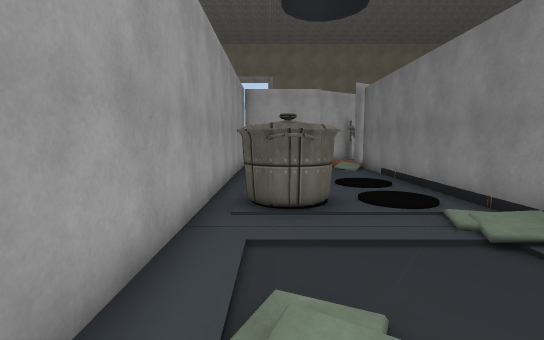
view 1 (above)

12 first-person views from a walk through a Unity game level. The camera is 1.5 m above the floor, tilts 6° down and sees 85° across. The floor is counted in squares, 1 m on a side. Each view is taken from the middle of a square. On the plan, view 1 faces up. The plan holds only what a view shows up to about 15 squares ahead; the rest is blank. The place goes on beyond the plan. The player character is not drawn. Some surface patterns are stand-ins.

view 2
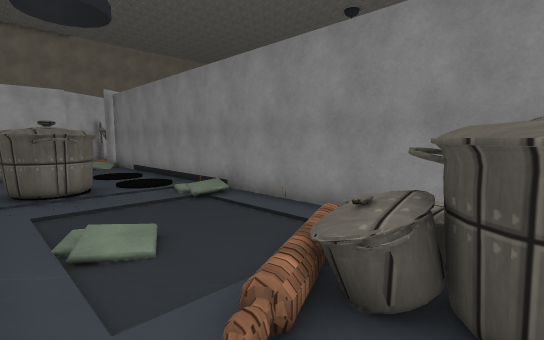

view 3
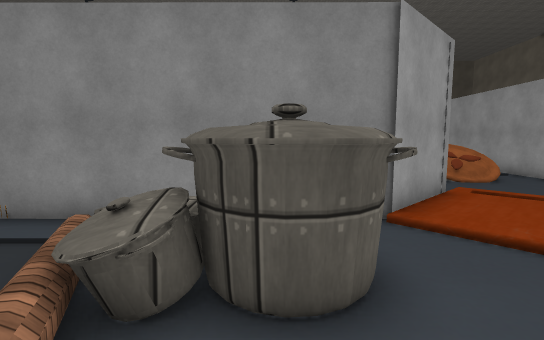

view 4
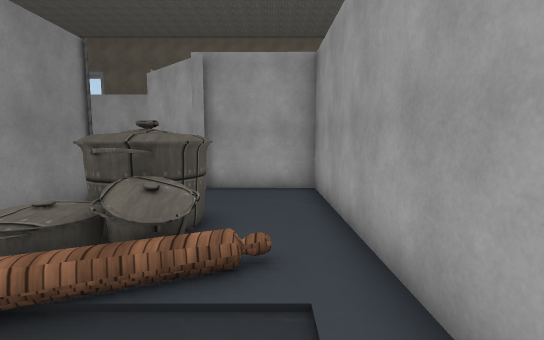

view 5
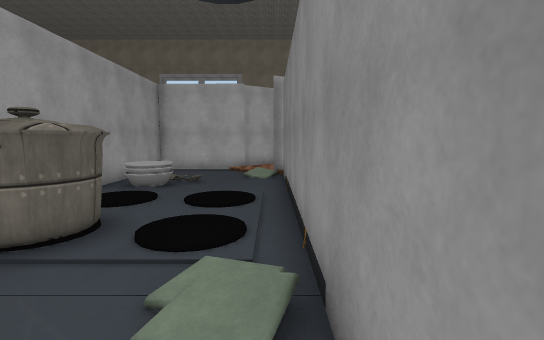

view 6
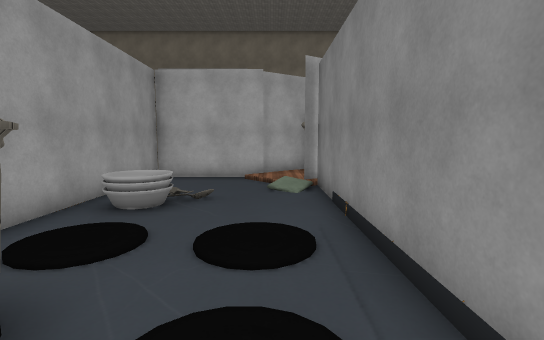

view 7
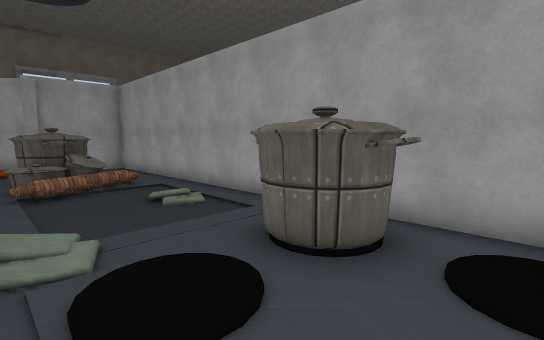

view 8
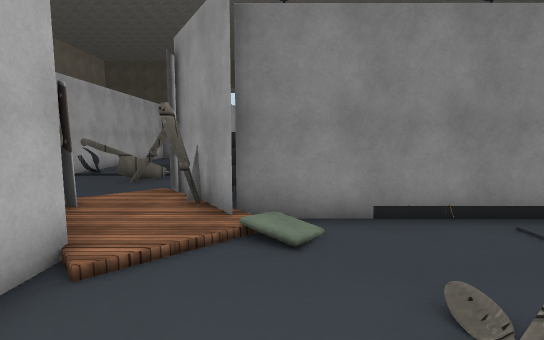

view 9
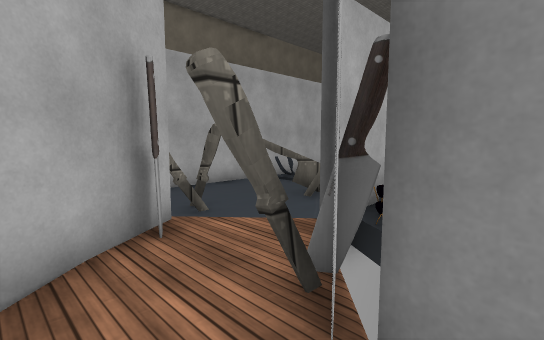

view 10
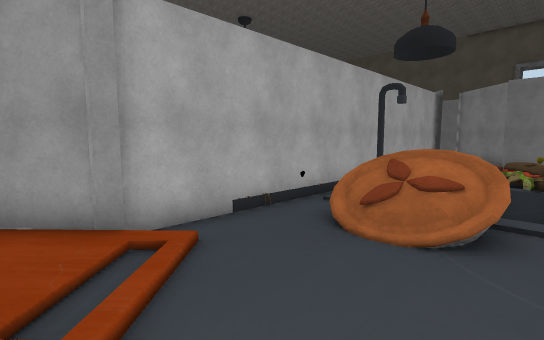

view 11
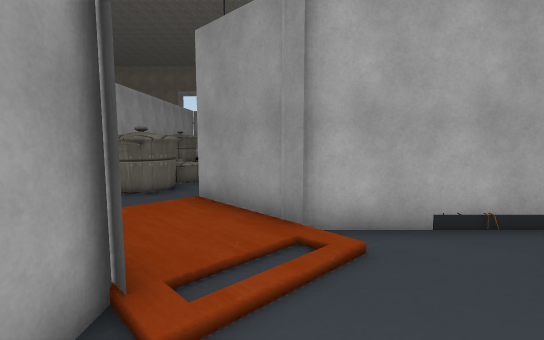

view 12
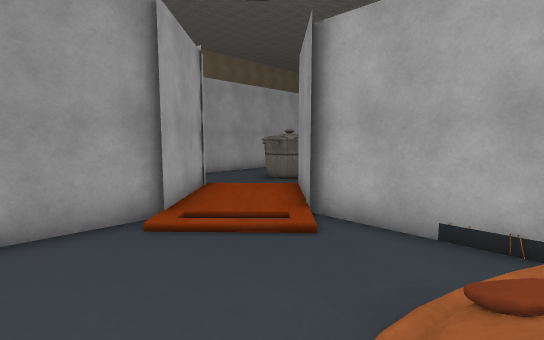

### Floor plan
Key: @ floor where view 1 was taken; # wall or solid block; . main floor; : floor 0.75 m higher than the main floor; / step, stairs or slope; = window, fence, low wall or low ledge; v drop or lower ground; P pot; O other object.
Columns run from 2 left of view 1 to 15 right of it. Each row starts with its distance up from view 1.
 19        #
 18       v#
 17 v####### ###
 16 #     ##Ov:
 15 #     #vO=
 14 #.   /#
 13 #     #
 12  OOO   #
 11 # O    #
 10 #      #
  9 #     .#
  8 # P    =
  7  PPP   #
  6  PPP   #
  5 # P  //#
  4 #     /#
  3 #      #
  2 # /   .#
  1 #      #
  0 # @    #
 -1 #    P #
 -2 #  PPP =
 -3 #. PPP =
 -4  # PPP =
 -5  #     #
 -6  #     ##
 -7  v###   ##########
 -8             .. ##
 -9       #/    OO
-10       #/    OO
-11       #     OOv  v
-12       #..   ..v  v
-13             ##vvv

Where each view was taken, in squares from view 1:
view 1: 0 up, 0 right, facing up
view 2: 3 down, 1 left, facing up-right
view 3: 3 down, 1 left, facing right
view 4: 2 up, 0 right, facing down
view 5: 2 up, 4 right, facing up
view 6: 5 up, 3 right, facing up
view 7: 9 up, 4 right, facing down-left
view 8: 14 up, 1 left, facing right
view 9: 14 up, 3 right, facing up-right
view 10: 12 down, 5 right, facing up-right
view 11: 12 down, 6 right, facing up
view 12: 12 down, 10 right, facing up-left
